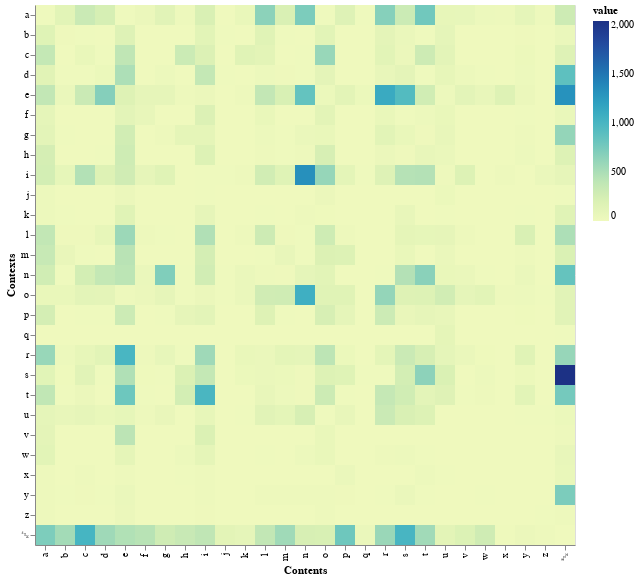

The notebook cell saved with this chart:
### Markdown cell above
Second, let's tackle the second research question: ***"Are there certain combinations of characters that give a word or a name certain impression?"*** For this, we can use heat maps to see if the probability distributions of boy and girl names are any different.

Note that this code IS built to handle trigrams, but due to altair can only handle only 5000 rows of them (MaxRowsError: The number of rows in your dataset is greater than the maximum allowed (5000)), only very small trigrams with just 185 rows (185*27=4995) can work, which is rare, since the training set with all 118 elements already have 222 rows or 221 trigrams. I tried what they suggested, but it didn't seem to work with Jupyter Notebook. Therefore, only unigrams and trigrams can work here.

Please also note that the same issue with the false normalization would affect the _sn versions of the bigrams. Ignoring the etx content, the heatmap would still be consistent.

### Code cell
def get_heatmap(table):
    """
    Given an n-gram table, return a heatmap with the 27 contexts as the rows and 27 contents as
    columns, and the likelihood/number of appearances as the color value.
    
    Tests: please refer to the tests docstring in peek_context. Here, things can be tested in a 
    similar way, moving your mouse onto the squares would give you a tool tip of the contexts and
    contents and the number of appearances of these pairs. They can be checked in the same way as
    described in peek_context and peek_content.
    """
    table = table.reset_index().melt(id_vars='index', var_name='Contents', value_name='value')
    table = table.rename(columns={'index': 'Contexts'})
    return alt.Chart(table).mark_rect().encode(
        alt.X('Contents:O'),
        alt.Y('Contexts:O'),
        color='value:Q',
        tooltip=['Contexts', 'Contents', 'value']
    )
get_heatmap(words_bi)

### Figure 1 — Vega-Lite specification as saved in the notebook (floating-point values rounded to 4 significant figures; data arrays with more than 128 entries replaced by an {"elided": "..."} marker saying what was removed)
{"config": {"view": {"continuousWidth": 300, "continuousHeight": 300}}, "data": {"name": "data-09944904a954ddc6bd978b4d2b59ff38"}, "mark": {"type": "rect"}, "encoding": {"color": {"field": "value", "type": "quantitative"}, "tooltip": [{"field": "Contexts", "type": "nominal"}, {"field": "Contents", "type": "nominal"}, {"field": "value", "type": "quantitative"}], "x": {"field": "Contents", "type": "ordinal"}, "y": {"field": "Contexts", "type": "ordinal"}}, "$schema": "https://vega.github.io/schema/vega-lite/v5.17.0.json", "datasets": {"data-09944904a954ddc6bd978b4d2b59ff38": {"elided": "729 records"}}}
